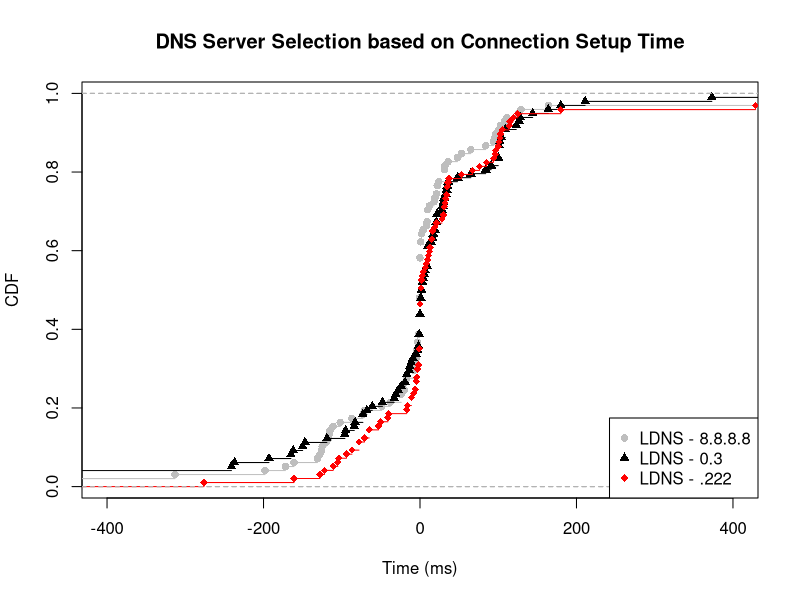

The R script that drew this image:
ldns_google <- c(0, -8, -198, -2, 84, 0, 65, -172, 19, -17, 164, 22, -115, 53, 0, -1, -1, 96, 646, 12, 22, -128, -126, -1, -1616, -1, 10, -3, 10, 126, -20, -7, -111, 24, -120, -19, -4, 1, -2, 101, -71, 1, -8, 36, 4, -1, 9, 0, -117, 48, -6, -4, 10, -102, 1818, 1078, -313, -131, 97, -479, -5, -49, 108, 1, -1, 111, -1, 2, 32, 103, -125, -24, 0, -38, -24, 0, 31, 0, -116, 0, 1, -1, 18, -87, 129, 0, 31, 31, 0, -73, -19, -3, -1, -161, 2, 94, 21, 8)

ldns_03 <- c(1, -1203, -193, 10, 84, -147, 31, 65, 3, 2, 17, 164, 22, -237, -241, 33, 10, 10, -68, -96, -1, 22, -150, -73, -1, -1419, -1, 10, 14, 10, -162, -48, 144, -61, 180, 2, -17, 4, 21, 101, -1078, -3, 127, 36, -17, -2, 109, 1, -13, 35, 0, 101, -9, -33, 373, -31, 1046, -28, 100, 211, -119, -83, -84, 104, -11, 102, 30, 0, 16, 91, -5, 28, -14, 123, -1040, 1, 1, 0, 100, 0, 0, 29, 128, -95, 48, 5, -73, -24, 34, 101, 19, 21, 6, -19, -165, 109, 3, 9)

ldns_222 <- c(0, -17, -161, 0, 85, -94, -65, 2, -11, -6, 1, 0, -1, 115, 53, 33, 0, -1, 119, 1012, 12, -111, -50, 0, 0, -53, 16, 0, -3, -1, 97, -11, -41, 180, 7, -104, 2, -40, -5, -78, -4, -3, 37, 105, 0, 3, 67, -276, 35, -78, 101, 10, 102, 1788, -16, 1046, 100, 96, 429, -105, 103, 76, 0, -2, 36, 30, 1, 32, 125, -5, 28, -1, 13, -122, 1, -8, 0, 11, 16, 0, -71, -128, -87, 15, 35, 31, 31, 34, -65, 19, 21, 15, 8, 1, 94, 4, 114)

ldns_google_val = ecdf(ldns_google)
ldns_03_val = ecdf(ldns_03)
ldns_222_val = ecdf(ldns_222)

plot(ldns_google_val, lty=1, col="grey", pch = 16, xlab="Time (ms)", ylab="CDF", main="DNS Server Selection based on Connection Setup Time", xlim=c(-400, 400))
lines(ldns_03_val, pch = 17, col = "black")
lines(ldns_222_val, pch = 18, col = "red")

legend("bottomright",  pch = c(16, 17, 18), legend=c("LDNS - 8.8.8.8", "LDNS - 0.3", "LDNS - .222"), col=c("grey", "black", "red"))
